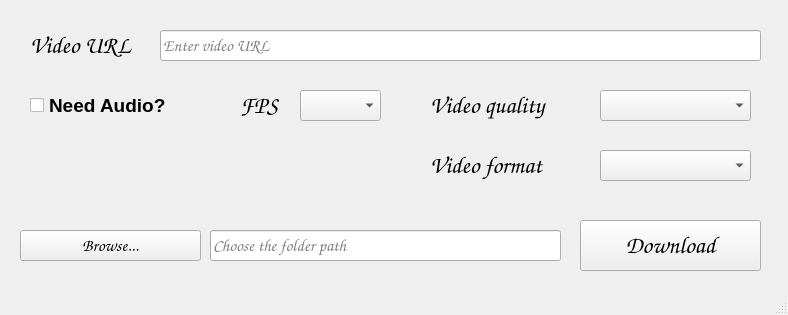
<?xml version="1.0" encoding="UTF-8"?>
<ui version="4.0">
 <class>MainWindow</class>
 <widget class="QMainWindow" name="MainWindow">
  <property name="geometry">
   <rect>
    <x>0</x>
    <y>0</y>
    <width>788</width>
    <height>315</height>
   </rect>
  </property>
  <property name="windowTitle">
   <string>Youtube</string>
  </property>
  <property name="tabShape">
   <enum>QTabWidget::Rounded</enum>
  </property>
  <widget class="QWidget" name="centralwidget">
   <widget class="QLineEdit" name="lineEdit">
    <property name="geometry">
     <rect>
      <x>160</x>
      <y>30</y>
      <width>601</width>
      <height>31</height>
     </rect>
    </property>
    <property name="font">
     <font>
      <family>Comic Sans MS</family>
      <pointsize>13</pointsize>
      <italic>true</italic>
     </font>
    </property>
    <property name="inputMask">
     <string/>
    </property>
    <property name="text">
     <string/>
    </property>
    <property name="maxLength">
     <number>32767</number>
    </property>
    <property name="placeholderText">
     <string>Enter video URL</string>
    </property>
   </widget>
   <widget class="QLabel" name="label">
    <property name="geometry">
     <rect>
      <x>30</x>
      <y>30</y>
      <width>121</width>
      <height>31</height>
     </rect>
    </property>
    <property name="font">
     <font>
      <family>Comic Sans MS</family>
      <pointsize>18</pointsize>
     </font>
    </property>
    <property name="text">
     <string>Video URL</string>
    </property>
   </widget>
   <widget class="QComboBox" name="comboBox">
    <property name="geometry">
     <rect>
      <x>600</x>
      <y>90</y>
      <width>151</width>
      <height>31</height>
     </rect>
    </property>
    <property name="font">
     <font>
      <pointsize>14</pointsize>
     </font>
    </property>
    <property name="currentText">
     <string/>
    </property>
   </widget>
   <widget class="QLabel" name="label_2">
    <property name="geometry">
     <rect>
      <x>430</x>
      <y>90</y>
      <width>151</width>
      <height>31</height>
     </rect>
    </property>
    <property name="font">
     <font>
      <family>Comic Sans MS</family>
      <pointsize>18</pointsize>
     </font>
    </property>
    <property name="text">
     <string>Video quality</string>
    </property>
   </widget>
   <widget class="QLabel" name="label_3">
    <property name="geometry">
     <rect>
      <x>430</x>
      <y>150</y>
      <width>151</width>
      <height>31</height>
     </rect>
    </property>
    <property name="font">
     <font>
      <family>Comic Sans MS</family>
      <pointsize>18</pointsize>
     </font>
    </property>
    <property name="text">
     <string>Video format</string>
    </property>
   </widget>
   <widget class="QComboBox" name="comboBox_2">
    <property name="geometry">
     <rect>
      <x>600</x>
      <y>150</y>
      <width>151</width>
      <height>31</height>
     </rect>
    </property>
    <property name="font">
     <font>
      <pointsize>14</pointsize>
     </font>
    </property>
    <property name="currentText">
     <string/>
    </property>
   </widget>
   <widget class="QPushButton" name="pushButton">
    <property name="geometry">
     <rect>
      <x>20</x>
      <y>230</y>
      <width>181</width>
      <height>31</height>
     </rect>
    </property>
    <property name="font">
     <font>
      <family>Comic Sans MS</family>
      <pointsize>13</pointsize>
     </font>
    </property>
    <property name="text">
     <string>Browse...</string>
    </property>
    <property name="flat">
     <bool>false</bool>
    </property>
   </widget>
   <widget class="QPushButton" name="pushButton_2">
    <property name="geometry">
     <rect>
      <x>580</x>
      <y>220</y>
      <width>181</width>
      <height>51</height>
     </rect>
    </property>
    <property name="font">
     <font>
      <family>Comic Sans MS</family>
      <pointsize>18</pointsize>
      <weight>50</weight>
      <bold>false</bold>
      <underline>false</underline>
      <strikeout>false</strikeout>
      <kerning>true</kerning>
     </font>
    </property>
    <property name="autoFillBackground">
     <bool>false</bool>
    </property>
    <property name="text">
     <string>Download</string>
    </property>
   </widget>
   <widget class="QLineEdit" name="lineEdit_2">
    <property name="enabled">
     <bool>true</bool>
    </property>
    <property name="geometry">
     <rect>
      <x>210</x>
      <y>230</y>
      <width>351</width>
      <height>31</height>
     </rect>
    </property>
    <property name="font">
     <font>
      <family>Comic Sans MS</family>
      <pointsize>13</pointsize>
      <italic>true</italic>
     </font>
    </property>
    <property name="inputMask">
     <string/>
    </property>
    <property name="text">
     <string/>
    </property>
    <property name="readOnly">
     <bool>true</bool>
    </property>
    <property name="placeholderText">
     <string>Choose the folder path</string>
    </property>
   </widget>
   <widget class="QCheckBox" name="checkBox">
    <property name="geometry">
     <rect>
      <x>30</x>
      <y>90</y>
      <width>141</width>
      <height>31</height>
     </rect>
    </property>
    <property name="minimumSize">
     <size>
      <width>0</width>
      <height>0</height>
     </size>
    </property>
    <property name="baseSize">
     <size>
      <width>0</width>
      <height>0</height>
     </size>
    </property>
    <property name="font">
     <font>
      <pointsize>14</pointsize>
      <weight>75</weight>
      <bold>true</bold>
     </font>
    </property>
    <property name="text">
     <string>Need Audio?</string>
    </property>
    <property name="iconSize">
     <size>
      <width>16</width>
      <height>16</height>
     </size>
    </property>
    <property name="tristate">
     <bool>false</bool>
    </property>
   </widget>
   <widget class="QLabel" name="label_4">
    <property name="geometry">
     <rect>
      <x>240</x>
      <y>90</y>
      <width>51</width>
      <height>31</height>
     </rect>
    </property>
    <property name="font">
     <font>
      <family>Comic Sans MS</family>
      <pointsize>18</pointsize>
     </font>
    </property>
    <property name="text">
     <string>FPS</string>
    </property>
   </widget>
   <widget class="QComboBox" name="comboBox_3">
    <property name="geometry">
     <rect>
      <x>300</x>
      <y>90</y>
      <width>81</width>
      <height>31</height>
     </rect>
    </property>
    <property name="font">
     <font>
      <pointsize>14</pointsize>
     </font>
    </property>
    <property name="currentText">
     <string/>
    </property>
   </widget>
   <widget class="QLabel" name="label_5">
    <property name="geometry">
     <rect>
      <x>30</x>
      <y>140</y>
      <width>371</width>
      <height>61</height>
     </rect>
    </property>
    <property name="font">
     <font>
      <pointsize>14</pointsize>
     </font>
    </property>
    <property name="styleSheet">
     <string notr="true">QtLabel {color: rgb(255, 0, 4)}</string>
    </property>
    <property name="text">
     <string/>
    </property>
    <property name="textFormat">
     <enum>Qt::RichText</enum>
    </property>
   </widget>
  </widget>
  <widget class="QMenuBar" name="menubar">
   <property name="geometry">
    <rect>
     <x>0</x>
     <y>0</y>
     <width>788</width>
     <height>21</height>
    </rect>
   </property>
  </widget>
  <widget class="QStatusBar" name="statusbar"/>
 </widget>
 <tabstops>
  <tabstop>checkBox</tabstop>
  <tabstop>lineEdit</tabstop>
  <tabstop>comboBox_3</tabstop>
  <tabstop>comboBox</tabstop>
  <tabstop>comboBox_2</tabstop>
  <tabstop>pushButton_2</tabstop>
  <tabstop>lineEdit_2</tabstop>
  <tabstop>pushButton</tabstop>
 </tabstops>
 <resources/>
 <connections>
  <connection>
   <sender>lineEdit</sender>
   <signal>textChanged(QString)</signal>
   <receiver>comboBox_3</receiver>
   <slot>setEditText(QString)</slot>
   <hints>
    <hint type="sourcelabel">
     <x>317</x>
     <y>73</y>
    </hint>
    <hint type="destinationlabel">
     <x>333</x>
     <y>128</y>
    </hint>
   </hints>
  </connection>
  <connection>
   <sender>lineEdit</sender>
   <signal>textChanged(QString)</signal>
   <receiver>comboBox</receiver>
   <slot>setEditText(QString)</slot>
   <hints>
    <hint type="sourcelabel">
     <x>673</x>
     <y>72</y>
    </hint>
    <hint type="destinationlabel">
     <x>682</x>
     <y>128</y>
    </hint>
   </hints>
  </connection>
  <connection>
   <sender>lineEdit</sender>
   <signal>textChanged(QString)</signal>
   <receiver>comboBox_2</receiver>
   <slot>setEditText(QString)</slot>
   <hints>
    <hint type="sourcelabel">
     <x>619</x>
     <y>76</y>
    </hint>
    <hint type="destinationlabel">
     <x>643</x>
     <y>191</y>
    </hint>
   </hints>
  </connection>
 </connections>
</ui>
